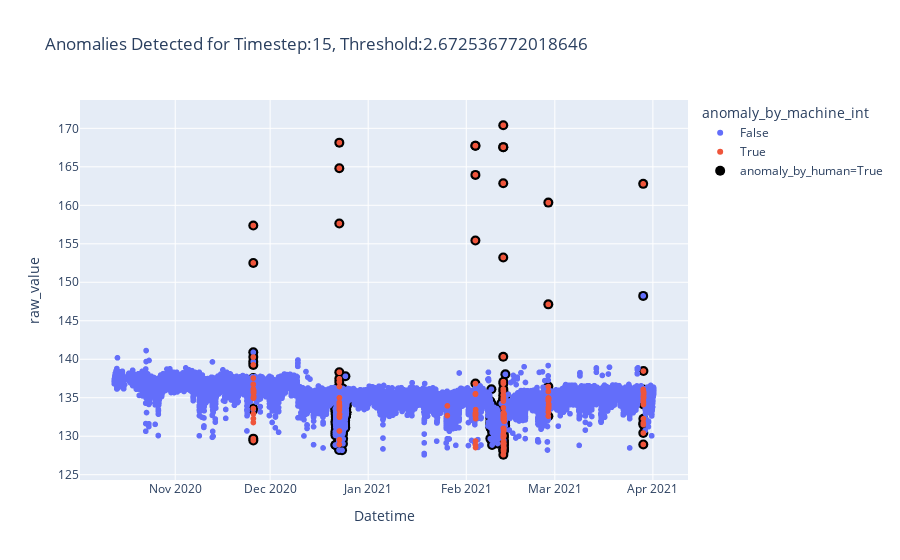

The cell this chart's notebook holds for it:
### Code cell
for ts in data_dict.keys():
  test_score_df = data_dict[ts]["test_score_df"]
  threshold_multiplier = 0.23
  threshold = np.percentile(data_dict[ts]["train_score_df"]["loss"], 99.5)

  test_score_df['threshold'] = threshold_multiplier * threshold
  test_score_df['anomaly_by_machine'] = test_score_df['loss'] > test_score_df['threshold']
  test_score_df["raw_value"] = test["raw_value"][ts-on:]
  test_score_df["anomaly_by_machine_int"] = test_score_df['anomaly_by_machine'].apply(lambda x: str(x))
  test_score_df["year_month"] = test_score_df["Datetime"].apply(lambda x: "-".join(x.split("-")[0:2]))

  
  fig = px.scatter(test_score_df, x="Datetime", y="raw_value", color="anomaly_by_machine_int", 
                    title="Anomalies Detected for Timestep:{}, Threshold:{}".format(ts, threshold))
  
  human_anomalies = test[test["anomaly_by_human"] == "True"]
  
  fig.add_trace(go.Scatter(x=human_anomalies["Datetime"], y=human_anomalies["raw_value"], mode="markers",
              marker=dict(size=10, color="Black"),
              name="anomaly_by_human=True"))

  fig.show()

### Figure 1 — Plotly figure (JSON) as saved in the notebook; plotly's stock layout.template omitted (floating-point values rounded to 4 significant figures; data arrays with more than 128 entries replaced by an {"elided": "..."} marker saying what was removed)
{"data": [{"hovertemplate": "anomaly_by_machine_int=False<br>Datetime=%{x}<br>raw_value=%{y}<extra></extra>", "legendgroup": "False", "marker": {"color": "#636efa", "symbol": "circle"}, "mode": "markers", "name": "False", "showlegend": true, "type": "scattergl", "x": {"elided": "16466 str values"}, "xaxis": "x", "y": {"elided": "16466 float values"}, "yaxis": "y"}, {"hovertemplate": "anomaly_by_machine_int=True<br>Datetime=%{x}<br>raw_value=%{y}<extra></extra>", "legendgroup": "True", "marker": {"color": "#EF553B", "symbol": "circle"}, "mode": "markers", "name": "True", "showlegend": true, "type": "scattergl", "x": {"elided": "149 str values"}, "xaxis": "x", "y": {"elided": "149 float values"}, "yaxis": "y"}, {"marker": {"color": "Black", "size": 10}, "mode": "markers", "name": "anomaly_by_human=True", "type": "scatter", "x": {"elided": "958 str values"}, "y": {"elided": "958 float values"}}], "layout": {"legend": {"title": {"text": "anomaly_by_machine_int"}, "tracegroupgap": 0}, "title": {"text": "Anomalies Detected for Timestep:15, Threshold:2.672536772018646"}, "xaxis": {"anchor": "y", "domain": [0, 1], "title": {"text": "Datetime"}}, "yaxis": {"anchor": "x", "domain": [0, 1], "title": {"text": "raw_value"}}}}
